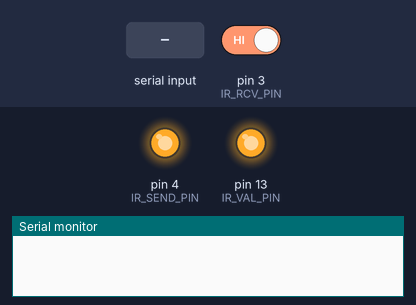
The sketch below on a simulated Arduino Uno, built with avr-gcc and run on an emulated ATmega328P. Shown: output pins drawn as LEDs (lit = HIGH), the last lines printed to the serial monitor. The inputs (shaded band) are chosen by the test bench; at power-on: pin 3 (IR_RCV_PIN) HIGH.

Above: at 1.2 s.
1.3 s: "1\n" received over Serial
4.3 s: pin 3 (IR_RCV_PIN) driven LOW
At 5.5 s:
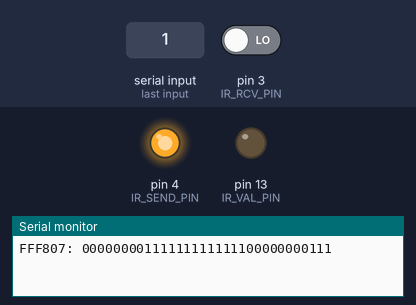
5.8 s: "0\n" received over Serial
8.8 s: pin 3 (IR_RCV_PIN) driven HIGH
At 10.2 s:
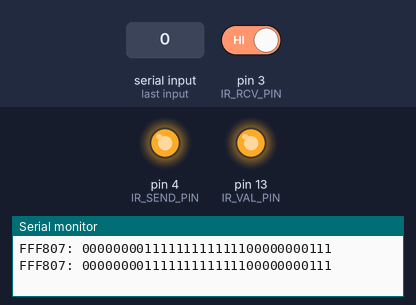
Timing chart, 0 to 11.3 s (numbered marks = the images above; inputs shaded):
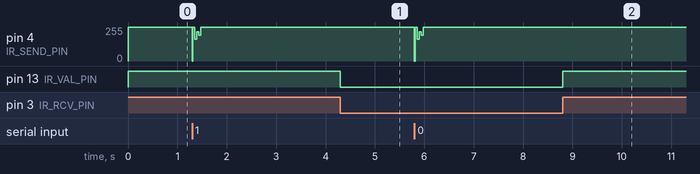

Measured:
- after the input at 4.3 s, pin 13 (IR_VAL_PIN): HIGH → LOW at once
- after the input at 8.8 s, pin 13 (IR_VAL_PIN): LOW → HIGH at once

The sketch:

ir-send-emu.ino
```cpp
//--------------------------------------------------------------------------------------------------
// 29.11.2021 - Stephan Rau: initial version
//--------------------------------------------------------------------------------------------------
// Assumptions:
//  - long low phase is start sequence
//  - data is not more than 32 bits, else long variable for code is not enough
//  - a zero is repesented by a longer low than high phase
//  - a one is repesentend by a longer high than low phase
//--------------------------------------------------------------------------------------------------

// protocol encoding times -------------------------------------------------------------------------
const unsigned int start_0l     =  9000; // start sequece   low
const unsigned int start_1h     =  4500; // start sequece   high
const unsigned int start_2l     =   550; // start sequece   low
const unsigned int zeros_h      =   550; // zero  encoding  high
const unsigned int zeros_l      =   550; // zero  encoding  low
const unsigned int ones_h       =  1600; // one   encoding  high
const unsigned int ones_l       =   550; // one   encoding  low
const unsigned int end_0h       =  5000; // end   sequece   high 39400
const unsigned int end_1l       =  9000; // end   sequece   low
const unsigned int end_2h       =  2250; // end   sequece   high
const unsigned int end_3l       =   550; // end   sequece   low
const unsigned int num_of_bits  = 31;

// connected pins ----------------------------------------------------------------------------------
const byte IR_RCV_PIN           = 3;    // main send output
const byte IR_SEND_PIN          = 4;    // main send output
const byte IR_VAL_PIN           = 13;   // copy rcv value to on board LED

// serial settings ---------------------------------------------------------------------------------
const String ENABLE_CMD     = "on";  // turn on  led stripe
const String DISABLE_CMD    = "off"; // turn off led stripe
const char   CMD_END        = '\n';  // character for command end
const String UP_CMD         = "up";
const String DOWN_CMD       = "down";
const String RED_CMD        = "red";
const String GREEN_CMD      = "green";
const String BLUE_CMD       = "blue";
const String WHITE_CMD      = "white";
const String FLASH_CMD      = "flash";
const String STROBE_CMD     = "strobe";
const String FADE_CMD       = "fade";
const String JUMP_CMD       = "jump";
const String R1_CMD         = "r1";
const String R2_CMD         = "r2";
const String R3_CMD         = "r3";
const String R4_CMD         = "r4";
const String G1_CMD         = "g1";
const String G2_CMD         = "g2";
const String G3_CMD         = "g3";
const String G4_CMD         = "g4";
const String B1_CMD         = "b1";
const String B2_CMD         = "b2";
const String B3_CMD         = "b3";
const String B4_CMD         = "b4";
const String LOOP_CMD       = "loop";

// global variables --------------------------------------------------------------------------------
static String serialInStr;  // read string from serial port


//--------------------------------------------------------------------------------------------------
void setup() {
  Serial.begin(19200); // 9600 higher speed needed else print is not finshed before next interrupt
  pinMode(IR_VAL_PIN, OUTPUT);
  pinMode(IR_RCV_PIN, INPUT);
  pinMode(IR_SEND_PIN, OUTPUT);
  digitalWrite(IR_SEND_PIN, HIGH); // default state
}


//--------------------------------------------------------------------------------------------------
void loop() {

  // indicate that something will be send
  digitalWrite(IR_VAL_PIN, digitalRead(IR_RCV_PIN));

  // check and read command from PC
  if ( Serial.available() > 0 ) {
    serialInStr = Serial.readStringUntil(CMD_END);

    unsigned long code;
    if ( serialInStr == DISABLE_CMD ) { code = 0x00FFF807; }
    if ( serialInStr == ENABLE_CMD  ) { code = 0x00FFB04F; }
    if ( serialInStr == UP_CMD      ) { code = 0x00FF906F; }
    if ( serialInStr == DOWN_CMD    ) { code = 0x00FFB847; }
    if ( serialInStr == RED_CMD     ) { code = 0x00FF9867; }
    if ( serialInStr == GREEN_CMD   ) { code = 0x00FFD827; }
    if ( serialInStr == BLUE_CMD    ) { code = 0x00FF8877; }
    if ( serialInStr == WHITE_CMD   ) { code = 0x00FFA857; }
    if ( serialInStr == FLASH_CMD   ) { code = 0x00FFB24D; }
    if ( serialInStr == STROBE_CMD  ) { code = 0x00FF00FF; }
    if ( serialInStr == FADE_CMD    ) { code = 0x00FF58A7; }
    if ( serialInStr == JUMP_CMD    ) { code = 0x00FF30CF; }
    if ( serialInStr == R1_CMD      ) { code = 0x00FFE817; }
    if ( serialInStr == R2_CMD      ) { code = 0x00FF02FD; }
    if ( serialInStr == R3_CMD      ) { code = 0x00FF50AF; }
    if ( serialInStr == R4_CMD      ) { code = 0x00FF38C7; }
    if ( serialInStr == G1_CMD      ) { code = 0x00FF48B7; }
    if ( serialInStr == G2_CMD      ) { code = 0x00FF32CD; }
    if ( serialInStr == G3_CMD      ) { code = 0x00FF7887; }
    if ( serialInStr == G4_CMD      ) { code = 0x00FF28D7; }
    if ( serialInStr == B1_CMD      ) { code = 0x00FF6897; }
    if ( serialInStr == B2_CMD      ) { code = 0x00FF20DF; }
    if ( serialInStr == B3_CMD      ) { code = 0x00FF708F; }
    if ( serialInStr == B4_CMD      ) { code = 0x00FFF00F; }

    rgb_send( code );

    if ( serialInStr == LOOP_CMD ) {
      /*
      rgb_send( 0x00FFB04F );
      for ( code = 0x00FF0000 ; code <= 0x00FFFFFF ; code++ ) {
        delay(500);
        rgb_send( code );
      }
      */
      rgb_send( 0x00FFB04F );
      rgb_send( 0x00FF9867 );
      for ( int i = 0 ; i < 10 ; i++ ) {
        rgb_send( 0x00FFB847 );
      }

    }
  }

}


void rgb_send( unsigned long code ) {

  Serial.print(code, HEX);
  Serial.print(": ");

  // send start sequence
  digitalWrite(IR_SEND_PIN, LOW ); delayMicroseconds(start_0l);
  digitalWrite(IR_SEND_PIN, HIGH); delayMicroseconds(start_1h);
  digitalWrite(IR_SEND_PIN, LOW ); delayMicroseconds(start_2l);

  // send command code
  for (int i = num_of_bits; i >= 0; i--) {
    if (code & (1L << i)) {
      Serial.print(1);
      digitalWrite(IR_SEND_PIN, HIGH); delayMicroseconds(ones_h);
      digitalWrite(IR_SEND_PIN, LOW ); delayMicroseconds(ones_l);
    } else {
      Serial.print(0);
      digitalWrite(IR_SEND_PIN, HIGH); delayMicroseconds(zeros_h);
      digitalWrite(IR_SEND_PIN, LOW ); delayMicroseconds(zeros_l);
    }
  }

  // send end sequence
  for (int i = 0 ; i < 8 ; i++ ) {
    digitalWrite(IR_SEND_PIN, HIGH); delayMicroseconds(end_0h);
  }
  digitalWrite(IR_SEND_PIN, LOW ); delayMicroseconds(end_1l);
  digitalWrite(IR_SEND_PIN, HIGH); delayMicroseconds(end_2h);
  digitalWrite(IR_SEND_PIN, LOW ); delayMicroseconds(end_3l);
  digitalWrite(IR_SEND_PIN, HIGH); // just make sure pin is high

  Serial.println("");
}
```
